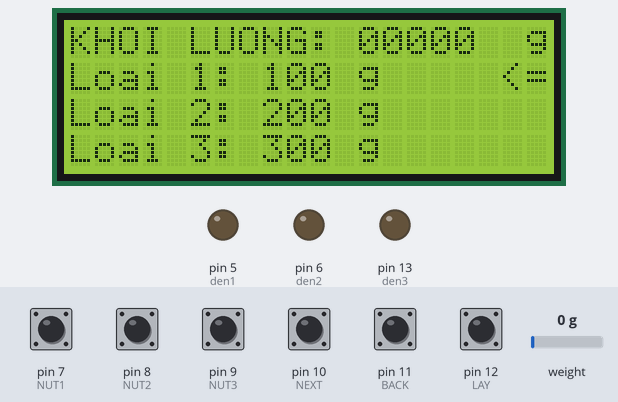
The sketch below on a simulated Arduino Uno, built with avr-gcc and run on an emulated ATmega328P. Shown: 20×4 character LCD, output pins drawn as LEDs (lit = HIGH). Inputs (shaded band) come from the test bench; at power-on: pin 7 (NUT1), pin 8 (NUT2), pin 9 (NUT3), pin 10 (NEXT), pin 11 (BACK), pin 12 (LAY) HIGH, weight on the scale 0 g.

Above: at 9.4 s.
10.2 s: weight on the scale set to 2 g
At 11.3 s:
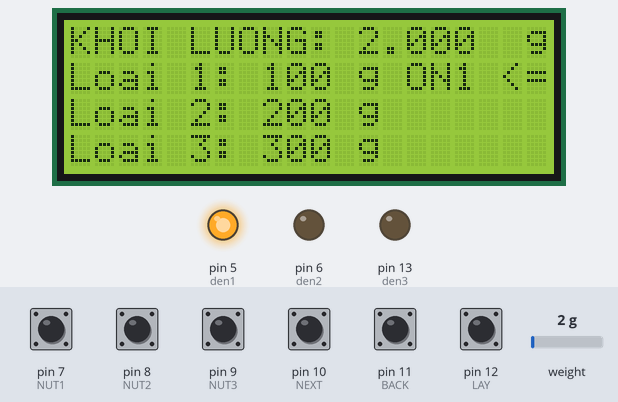
12.4 s: weight on the scale set to 93 g
At 13.73 s:
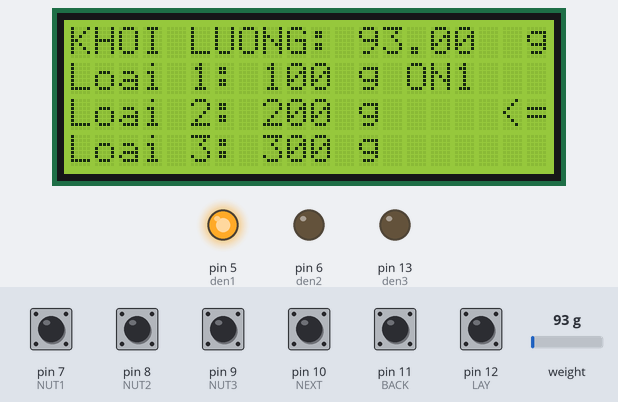
14.2 s: weight on the scale set to 110 g
At 15.46 s:
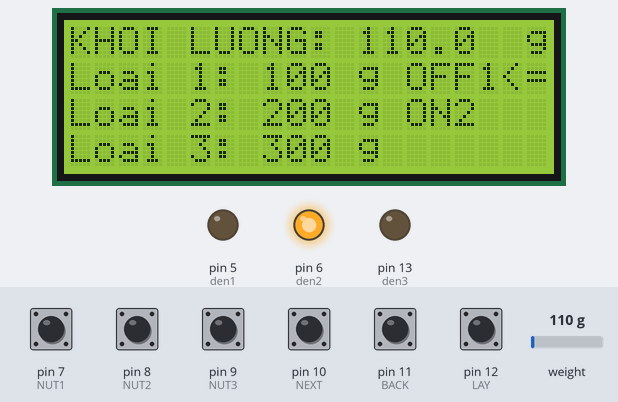
16.5 s: pin 10 (NEXT) pulled LOW for 0.3 s
At 17.43 s:
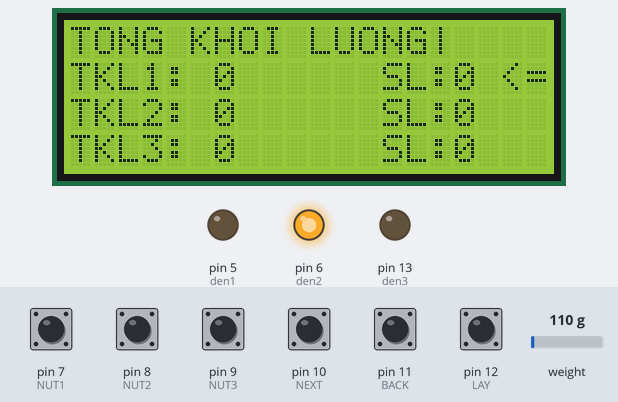
18.7 s: pin 11 (BACK) pulled LOW for 0.3 s
At 19.02 s:
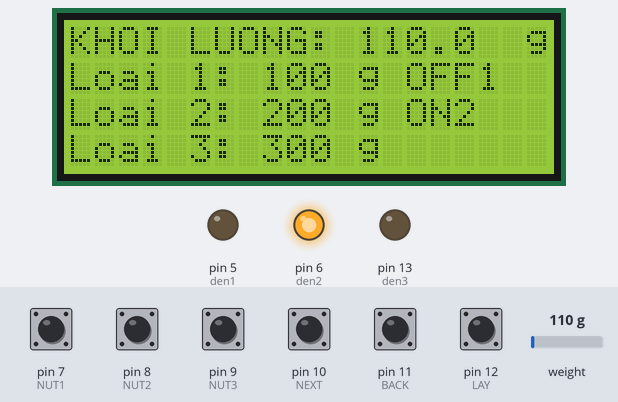
21.7 s: weight on the scale set to 185 g
At 22.81 s:
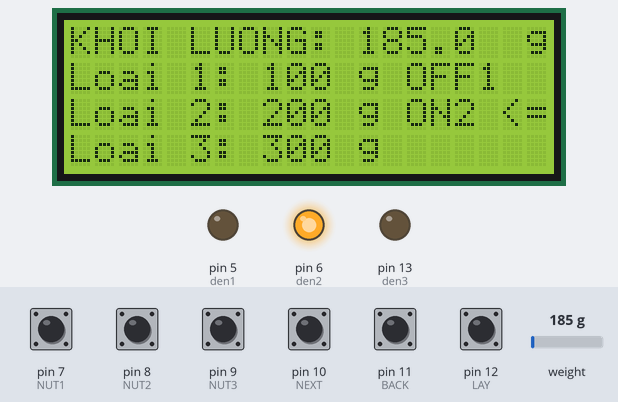
23.3 s: weight on the scale set to 221 g
Timing chart, 0 to 26.3 s (numbered marks = the images above; inputs shaded):
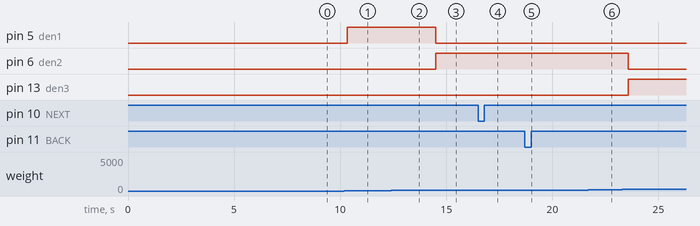

Measured:
- the behaviour switches between 0 and 1 g on weight on the scale (found by bisection; images 0 and 1)
- the behaviour switches between 99 and 100 g on weight on the scale (found by bisection; images 2 and 3)
- after the input at 10.2 s, pin 5 (den1): LOW → HIGH after 0.13 s; the display: changes after 0.14 s (image 1)
- after the input at 14.2 s, pin 5 (den1): HIGH → LOW after 0.31 s; pin 6 (den2): LOW → HIGH after 0.31 s; the display: first differs from a run without the input after 0.33 s (image 3)
- after the input at 16.5 s, the display: first differs from a run without the input after 0.32 s (image 4 shows a later state)
- after the input at 18.7 s, the display: changes after 0.09 s (image 5)
- after the input at 23.3 s, pin 6 (den2): HIGH → LOW after 0.27 s; pin 13 (den3): LOW → HIGH after 0.27 s

The sketch:

loadcell1.ino
```cpp
#include <LiquidCrystal_I2C.h>
#include <EEPROM.h>
#include <Wire.h>
#include <HX711_ADC.h>
#include <LiquidCrystal_I2C.h>
LiquidCrystal_I2C lcd(0x27, 20, 4);
HX711_ADC LoadCell(3, 4);
int a = 100;
int b = 200;
int c = 300;
int N = 0;
int s = 0;
int manhinh=1;
int tkl1=0;
int tkl2=0;
int tkl3=0;
int sl1=0;
int sl2=0;
int sl3=0;
const int den1 = 5;
const int den2 = 6;
const int den3 = 13;
const int NUT1 = 7;
const int NUT2 = 8;
const int NUT3 = 9;
const int NEXT = 10;
const int BACK =11;
const int LAY=12;
long t;
void setup()
{
  pinMode(den1, OUTPUT);
  pinMode(den2, OUTPUT);
  pinMode(den3, OUTPUT);
  pinMode(NUT1, INPUT_PULLUP );
  pinMode(NUT2, INPUT_PULLUP);
  pinMode(NUT3, INPUT_PULLUP);
   pinMode(NEXT, INPUT_PULLUP);
  pinMode(BACK, INPUT_PULLUP);

  pinMode(LAY, INPUT_PULLUP);

  LoadCell.begin();
  LoadCell.tare(); // reset loadcell về 0
  LoadCell.start(2000);
  LoadCell.setCalFactor(1916.32); // chỉnh tỉ lệ để có kq đo chính xác
  lcd.init();
  lcd.backlight();

  lcd.print("TRUONG DH NL TP HCM");
  lcd.setCursor(0 , 1);
  lcd.print("SV:NGUYEN MINH TAN");
  lcd.setCursor(0 , 2);
  lcd.print("MSSV: 18118125");
  lcd.setCursor(0 , 3);
  lcd.print("LOP: DH18TD");
  delay(3000);
  lcd.clear();
  lcd.print("CAM BIEN TRONG DKTD");
  lcd.setCursor(7 , 1);
  lcd.print("DO AN");
  lcd.setCursor(2 , 2);
  lcd.print("LAM CAN DIEN TU");
  lcd.setCursor(3 ,3);
  lcd.print("BANG LOADCELL  ");
  delay(3000);
  lcd.clear();
}
void loop()
{
  nutnhan();
  {
    LoadCell.update();
    if(manhinh==1)
    {
    if (millis() > t + 25)
    {
      float i = LoadCell.getData();
      float ii = i ;
      lcd.setCursor(0, 0);
      lcd.print("KHOI LUONG:");
      lcd.setCursor(19, 0);
      lcd.print("g");
      t = millis();
      lcd.setCursor(0, 1);
      lcd.print("Loai 1:");
      lcd.setCursor(8, 1);
      lcd.print(a);
      lcd.setCursor(12, 1);
      lcd.print("g");
      lcd.setCursor(0, 2);
      lcd.print("Loai 2:");
      lcd.setCursor(8, 2);
      lcd.print(b);
      lcd.setCursor(12, 2);
      lcd.print("g");
      lcd.setCursor(0, 3);
      lcd.print("Loai 3:");
      lcd.setCursor(8, 3);
      lcd.print(c);
      lcd.setCursor(12, 3);
      lcd.print("g");

     if(ii<a && 0<ii)
      {
        lcd.setCursor(14, 1);
        lcd.print("   ");
        lcd.setCursor(14, 2);
        lcd.print("   ");
        lcd.setCursor(14, 3);
        lcd.print("   ");
        digitalWrite(den1, HIGH);
        digitalWrite(den2, LOW);
        digitalWrite(den3, LOW);
         lcd.setCursor(14, 1);
        lcd.print("ON1 ");
        lcd.setCursor(14, 2);
        lcd.print("   ");
        lcd.setCursor(14, 3);
        lcd.print("   ");
    if((digitalRead(LAY) == LOW))
    {
        tkl1= tkl1+ii;
        sl1=sl1+1;
      }}
      if (ii >= a && ii<b)
      {


        digitalWrite(den1, LOW);
        digitalWrite(den2, HIGH);
        digitalWrite(den3, LOW);
        lcd.setCursor(14, 2);
        lcd.print("ON2 ");
        lcd.setCursor(14, 1);
        lcd.print("OFF1");
        lcd.setCursor(14, 3);
        lcd.print("   ");
if((digitalRead(LAY) == LOW))
{
        tkl2= tkl2+ii;
        sl2=sl2+1;
      }}
      if (ii >= b &&ii<c)
      {
        digitalWrite(den2, LOW);
        digitalWrite(den1, LOW);
        digitalWrite(den3, HIGH);
        lcd.setCursor(14, 3);
        lcd.print("ON3 ");
        lcd.setCursor(14, 1);
        lcd.print("OFF1");
        lcd.setCursor(14, 2);
        lcd.print("OFF2");
if((digitalRead(LAY) == LOW))
{
        tkl3= tkl3+ii;
        sl3= sl3+1;
      }}
      if (ii >= c)
      {
        digitalWrite(den3, HIGH);
        digitalWrite(den1, HIGH);
        digitalWrite(den2, HIGH);
        lcd.setCursor(14, 3);
        lcd.print("ON3 ");
        lcd.setCursor(14, 1);
        lcd.print("ON1");
        lcd.setCursor(14, 2);
        lcd.print("ON2");
      }
      if ( ii > i);
      {

        lcd.setCursor(12, 0);
        lcd.print(ii, 1);
      }
      if ((ii == 0) || (ii < 1) || (ii < 0))
      {
        lcd.setCursor(12, 0);
        lcd.print("00000");                                                                                                                                                                                                                                                   \
      }}
    }

  }
}

void nutnhan()
{
  if (digitalRead(NUT1) == HIGH)
  {
    delay(100);
    s++;
  }
  if (s == 1)
  {
    lcd.setCursor(18, 1);
    lcd.print("<=");
    lcd.setCursor(18, 2);
    lcd.print("  ");
    lcd.setCursor(18, 3);
    lcd.print("  ");
    if (digitalRead(NUT2) == HIGH)
    {
      delay(100);
      a++;

    }
    if (digitalRead(NUT3) == HIGH)
    {
      delay(100);
      a--;

    }

  }
  if (s == 2)
  {

    lcd.setCursor(18, 2);
    lcd.print("<=");
   lcd.setCursor(18, 1);
    lcd.print("  ");
    lcd.setCursor(18, 3);
    lcd.print("  ");
    if (digitalRead(NUT2) == HIGH)
    {
      delay(100);
      b++;

    }
    if (digitalRead(NUT3) == HIGH)
    {
      delay(0);
      b--;

    }

  }
  if (s == 3)
  {

    lcd.setCursor(18, 3);
    lcd.print("<=");
    lcd.setCursor(18, 2);
    lcd.print("  ");
    lcd.setCursor(18, 1);
    lcd.print("  ");

    if (digitalRead(NUT2) == HIGH)
    {
      delay(0);
      c++;

    }
    if (digitalRead(NUT3) == HIGH)
    {
      delay(0);
      c--;

    }
  }
  if (s >= 4)
  {
    lcd.setCursor(18, 1);
    lcd.print("  ");
    lcd.setCursor(18, 2);
    lcd.print("  ");
    lcd.setCursor(18, 3);
    lcd.print("  ");
    s = 0;
  }
   if (digitalRead(NEXT) == LOW)
      {
        delay(0);
        manhinh = 2; lcd.clear();
      }
    //CODE MAN 2

  if (manhinh == 2)
  {
   lcd.setCursor(0,0);
   lcd.print("TONG KHOI LUONG|");
   lcd.setCursor(0,1);
   lcd.print("TKL1:");
   lcd.setCursor(6,1);
   lcd.print(tkl1);
   lcd.setCursor(0,2);
   lcd.print("TKL2:");
   lcd.setCursor(6,2);
   lcd.print(tkl2);
   lcd.setCursor(0,3);
   lcd.print("TKL3:");
   lcd.setCursor(6,3);
   lcd.print(tkl3);
   lcd.setCursor(13,1);
   lcd.print("SL:");
   lcd.setCursor(16,1);
   lcd.print(sl1);

   lcd.setCursor(13,2);
   lcd.print("SL:");
   lcd.setCursor(16,2);
   lcd.print(sl2);

   lcd.setCursor(13,3);
   lcd.print("SL:");
   lcd.setCursor(16,3);
   lcd.print(sl3);

  }
  if (digitalRead(BACK) == LOW)
    {
      delay(0);
      manhinh = 1; lcd.clear();
    }
}
```
